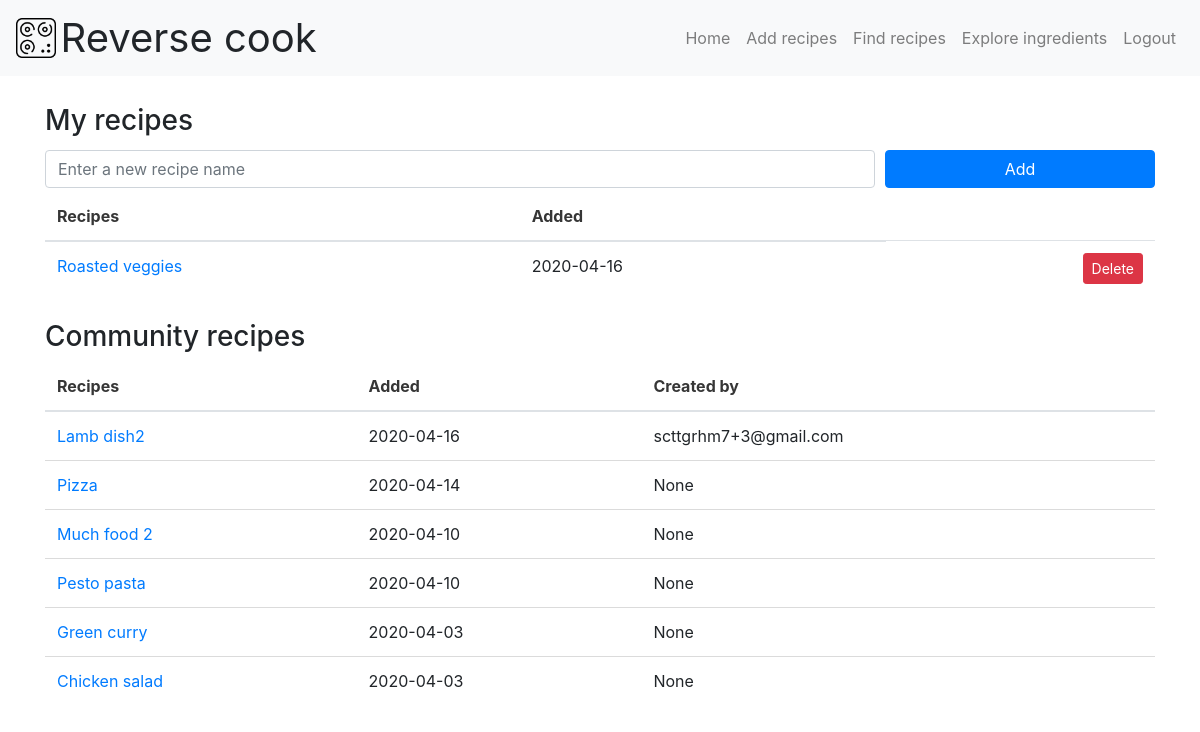
Page /add_recipe (signed in) on the committed database.
### app.py (models this page shows, shortened)
class Recipe(db.Model):
	id = db.Column(db.Integer, primary_key=True)
	name = db.Column(db.String(128), nullable=False)
	created_at = db.Column(db.DateTime, nullable=False,
		default=datetime.utcnow)
	recipeingredient = db.relationship('RecipeIngredient', backref='recipe',\
		lazy=True)
	created_by = db.Column(db.String(100), default=None)
	is_public = db.Column(db.Boolean, default=True)

### app.py (the view)
@app.route('/add_recipe', methods=['GET', 'POST'])
@login_required
def add_recipe():
	if request.method == 'POST':
		name = request.form['name']
		created_by = current_user.email
		new_stuff = Recipe(name=name, created_by=created_by)
		try:
			db.session.add(new_stuff)
			db.session.commit()
			return redirect('/add_recipe')
		except:
			return "There was a problem adding a new recipe."
	else:
		my_recipes = Recipe.query\
			.filter_by(created_by = current_user.email)\
			.order_by(Recipe.created_at.desc()).all()
		community_recipes = Recipe.query\
			.filter(or_(Recipe.created_by != current_user.email, Recipe.created_by == None))\
			.filter(or_(Recipe.is_public == 1, Recipe.is_public == None))\
			.order_by(Recipe.created_at.desc()).all()
		return render_template('add_recipe.html',
			my_recipes=my_recipes, community_recipes=community_recipes)

### app.py (called while the page is built)
@login_manager.user_loader
def load_user(user_id):
    return User.query.get(int(user_id))

### templates/add_recipe.html
{% extends 'base.html' %}
{% block content %}
<div class="container">
	<h3 class="top-table-header">My recipes</h3>
	{% include 'snippets/form.html' %}
	{% if my_recipes|length < 1 %}
	<p>There is nothing to cook for now :(</p>
	{% else %}
	<table class="table">
		<thead>
			<tr>
				<th>Recipes</th>
				<th>Added</th>
			</tr>
		</thead>
		<tbody>
			{% for my_recipe in my_recipes %}
			<tr>
				<td><a href="/update_recipe/{{ my_recipe.id }}">{{ my_recipe.name }}</a></td>
				<td>{{ my_recipe.created_at.date() }}</td>
				<td class="text-right"><a class="btn btn-danger btn-sm" href="/delete/{{ my_recipe.id }}" role="button">Delete</a></td>
			</tr>
			{% endfor %}
		</tbody>
	</table>
	{% endif %}
	<h3>Community recipes</h3>
	{% if community_recipes|length < 1 %}
	<p>There is nothing to cook for now :(</p>
	{% else %}
	<table class="table">
		<thead>
			<tr>
				<th>Recipes</th>
				<th>Added</th>
				<th>Created by</th>
			</tr>
		</thead>
		<tbody>
			{% for community_recipe in community_recipes %}
			<tr>
				<td><a href="/view_recipe/{{ community_recipe.id }}">{{ community_recipe.name }}</a></td>
				<td>{{ community_recipe.created_at.date() }}</td>
				<td>{{ community_recipe.created_by }}</td>
			</tr>
			{% endfor %}
		</tbody>
	</table>
	{% endif %}
</div>
{% endblock content %}

### static/css/main.css (style rules this page uses)
body, html { background: #FFFFFF; height: 100%; margin: 0; }
.top-table-header { margin-top: 1em; }

### rows in the picture
Recipe: name "Roasted veggies", created_at "2020-04-16"
Recipe: name "Lamb dish2", created_at "2020-04-16", created_by "scttgrhm7+3@gmail.com"
Recipe: name "Pizza", created_at "2020-04-14", created_by "None"
Recipe: name "Much food 2", created_at "2020-04-10", created_by "None"
Recipe: name "Pesto pasta", created_at "2020-04-10", created_by "None"
Recipe: name "Green curry", created_at "2020-04-03", created_by "None"
Recipe: name "Chicken salad", created_at "2020-04-03", created_by "None"
